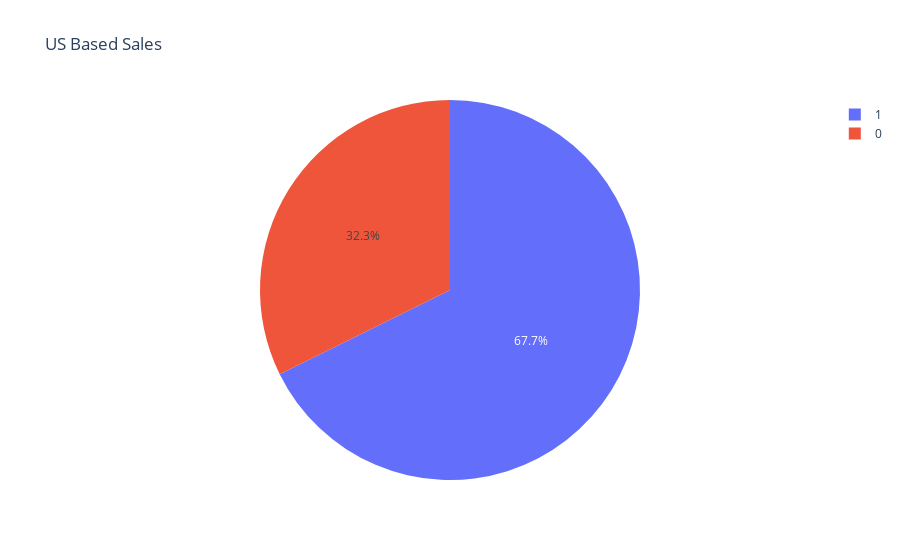

The notebook cell saved with this chart:
### Code cell
fig = px.pie(df, values='Sales', names='US', title="US Based Sales")
fig.show()

### Figure 1 — Plotly figure (JSON) as saved in the notebook; plotly's stock layout.template omitted (floating-point values rounded to 4 significant figures; data arrays with more than 128 entries replaced by an {"elided": "..."} marker saying what was removed)
{"data": [{"domain": {"x": [0, 1], "y": [0, 1]}, "hovertemplate": "US=%{label}<br>Sales=%{value}<extra></extra>", "labels": {"elided": "400 int values"}, "legendgroup": "", "name": "", "showlegend": true, "type": "pie", "values": {"elided": "400 float values"}}], "layout": {"legend": {"tracegroupgap": 0}, "title": {"text": "US Based Sales"}}}
